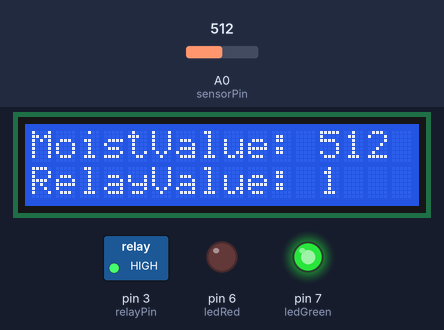
Recording of a sketch running on a simulated Arduino Uno, built with avr-gcc and run on an emulated ATmega328P. Shown: 16×2 character LCD, switched loads named in the sketch (green lamp = pin HIGH), output pins drawn as LEDs (lit = HIGH). Inputs (shaded band) come from the test bench; at power-on: A0 (sensorPin) = 512. What the sketch prints to the serial monitor is not drawn.

Above: at 1.2 s.
1.3 s: A0 (sensorPin) set to 790
At 3.3 s:
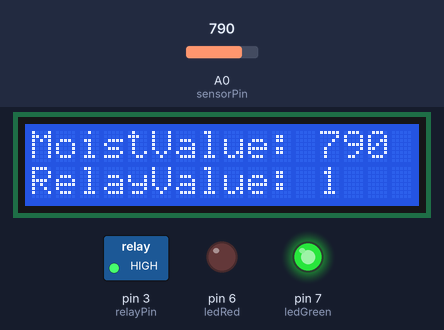
3.6 s: A0 (sensorPin) set to 818
At 4.7 s:
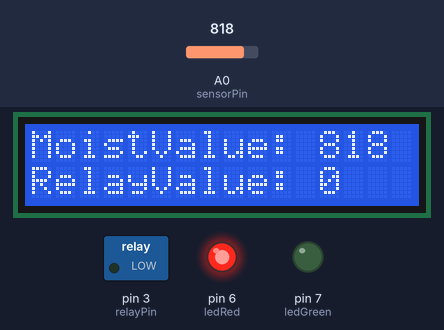
5.7 s: A0 (sensorPin) set to 900
At 7.3 s:
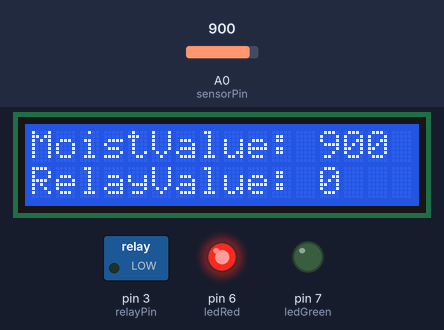
Timing chart, 0 to 8.8 s (numbered marks = the images above; inputs shaded):
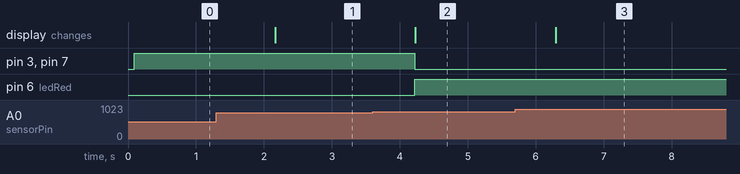

The sketch:

Soil_And_Relay.ino
```cpp
#include <Wire.h>
#include <LiquidCrystal_I2C.h>

const int sensorPin = A0;
// Set the LCD address to 0x27 for a 16 chars and 2 line display
LiquidCrystal_I2C lcd(0x27, 16, 2);
int threshholdValue = 800;
bool relayValue = false;
const int relayPin = 3;
const int ledRed = 6;
const int ledGreen = 7;

void setup()
{
	// initialize the LCD
  Serial.begin(9600);
	lcd.begin();

 pinMode(relayPin, OUTPUT);
 pinMode(ledGreen, OUTPUT);
 pinMode(ledRed, OUTPUT);

	// Turn on the blacklight and print a message.
	lcd.backlight();
	lcd.print("Hello, world!");
}

void loop()
{
  int sensorValue = analogRead(sensorPin); // Read the sensor value
  lcd.clear();
  lcd.setCursor(0, 0);
  lcd.print("MoistValue: "+(String) sensorValue );
  if(sensorValue < threshholdValue){
    Serial.println("Bulb On");
    digitalWrite(relayPin, HIGH);
    relayValue = true;
    digitalWrite(ledGreen, HIGH);
    digitalWrite(ledRed, LOW);
  }
  else{
    Serial.println("Bulb Off");
    digitalWrite(relayPin, LOW);
    relayValue = false;
    digitalWrite(ledGreen, LOW);
    digitalWrite(ledRed, HIGH);
  }
  lcd.setCursor(0, 1);
  lcd.print("RelayValue: "+ (String) relayValue);
  delay(1000);
}
```

Measured:
- the behaviour switches between 799 and 800 on A0 (sensorPin) (found by bisection; images 1 and 2)
- after the input at 1.3 s, the display: changes after 0.87 s (image 1)
- after the input at 3.6 s, pin 3 (relayPin), pin 7 (ledGreen): HIGH → LOW after 0.62 s; pin 6 (ledRed): LOW → HIGH after 0.62 s; the display: changes after 0.63 s (image 2)
- after the input at 5.7 s, the display: changes after 0.59 s (image 3)
